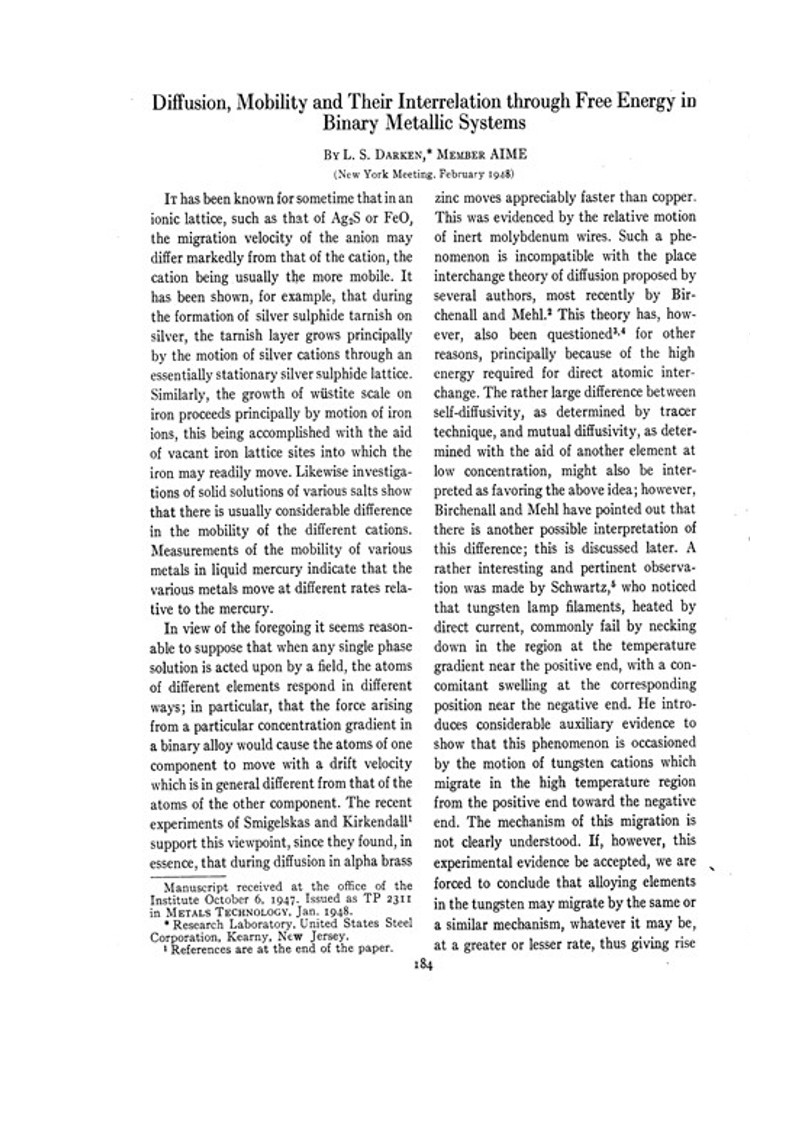
#> input picture width1.png, 794 x 1123 px
$ python image_splie_join.py
#> lines starting #> are read from the running program, lines starting #| are printed output that depends on the picture
import cv2

target_image = 'width1.png'

raw_img = cv2.imread(target_image, cv2.IMREAD_UNCHANGED)
#> raw_img is the input picture: shape (1123, 794, 3); min 0, max 255, mean 235.7
dimensions = raw_img.shape
#> dimensions = (1123, 794, 3)
height = raw_img.shape[0]
#> height = 1123
width = raw_img.shape[1]
#> width = 794

##원본이미지 crop to even pixels for divide
if height%2 == 1:
    new_height = height-1
#> new_height = 1122
else:
    new_height = height
if width%2 == 1:
    new_width = width-1
else:
    new_width = width
#> new_width = 794

if (new_height==height)&(new_width==width):
    crop_img = raw_img
else:
    crop_img = raw_img[0:new_height,0:new_width]
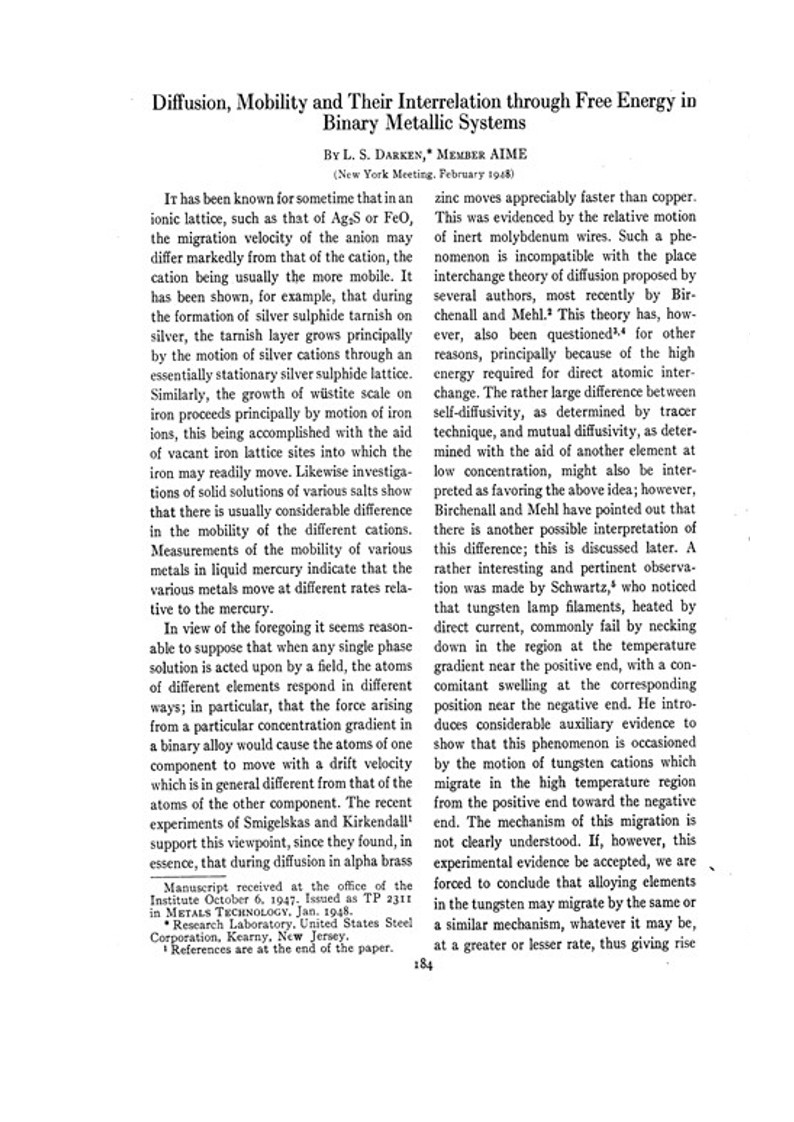
#> crop_img: shape (1122, 794, 3); min 0, max 255, mean 235.7

#cell -- 22만 pixels maximum 최대 가로 1000 할 예정 for 1000*220
#cell 정보 get
#가로
if new_width < 1000:
    cell_width = new_width
#> cell_width = 794
    num_width = 1
else:
    cell_width = new_width / 2
    num_width = 2
    if cell_width > 1000:
        cell_width = new_width / 4
        num_width = 4
        if cell_width >1000:
            cell_width = new_width / 8
            num_width = 8
            if cell_width > 1000:
                cell_width = new_width / 16
                num_width = 16
                if cell_width > 1000:
                    cell_width = new_width / 32
                    num_width = 32
print(str(cell_width) + '<--만약 이 수가 1000보다 클 경우, cuda out of memory나올것임. ')
#| 794<--만약 이 수가 1000보다 클 경우, cuda out of memory나올것임.

#세로
cell_height = 220
if new_height < cell_height:
    last_cell_height = new_height
    num_height = 1
else:
    num_height = new_height//cell_height + 1
#> num_height = 6
    last_cell_height = new_height - ((num_height-1)*cell_height)
#> last_cell_height = 22
#make integer -- not float
num_height = int(num_height)
last_cell_height = int(last_cell_height)
num_width = int(num_width)
cell_width = int(cell_width)

##divede image
for i in range(num_width):
    for j in range(num_height):
        if j != num_height-1: #높이 = 220
            globals()['crop_img_{}_{}'.format(i,j)] = raw_img[j*cell_height:(j+1)*cell_height,i*cell_width:(i+1)*cell_width]
        else:##높이 =  last_cell_height
            globals()['crop_img_{}_{}'.format(i,j)] = raw_img[j*cell_height:j*cell_height+last_cell_height,i*cell_width:(i+1)*cell_width]


##save images ---crop_img_width_height(가로_세로)
#저장 전 삭제기능 추가 필요.
for i in range(num_width):
    for j in range(num_height):
        divided_img = globals()['crop_img_{}_{}'.format(i,j)]
        cv2.imwrite('./temp_folder/crop_img_{}_{}.png'.format(i,j),divided_img)
#> this loop made 1 pass
#> pass 1, `cv2.imwrite('./temp_folder/crop_img_{}_{}.png'.format(i,j),divided_img)`:
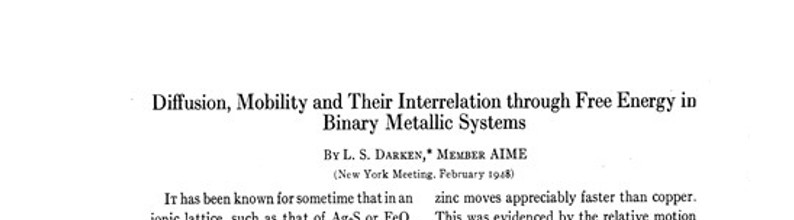
#> saved as crop_img_0_0.png: shape (220, 794, 3); min 0, max 255, mean 244.5
#> pass 1, `cv2.imwrite('./temp_folder/crop_img_{}_{}.png'.format(i,j),divided_img)`:
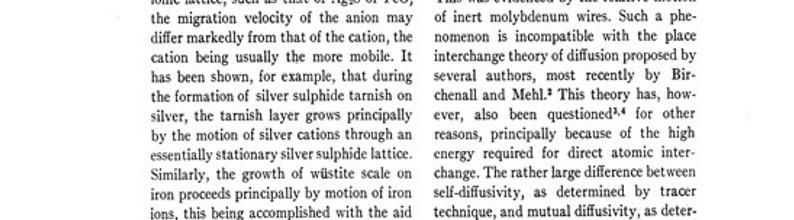
#> saved as crop_img_0_1.png: shape (220, 794, 3); min 0, max 255, mean 228.7
#> pass 1, `cv2.imwrite('./temp_folder/crop_img_{}_{}.png'.format(i,j),divided_img)`:
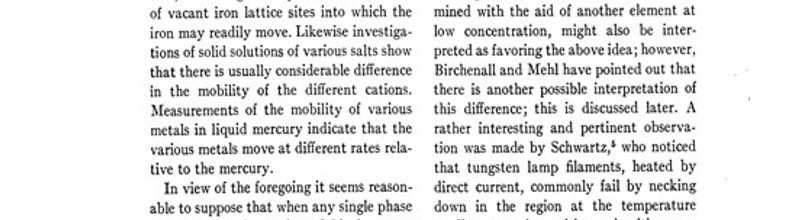
#> saved as crop_img_0_2.png: shape (220, 794, 3); min 0, max 255, mean 229.8
#> pass 1, `cv2.imwrite('./temp_folder/crop_img_{}_{}.png'.format(i,j),divided_img)`:
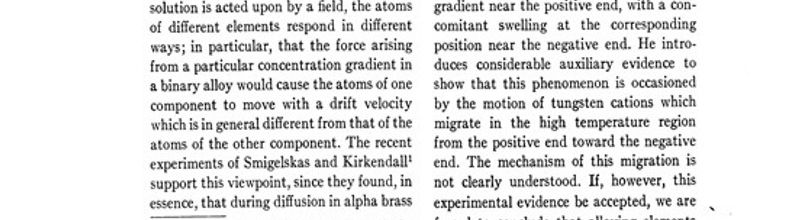
#> saved as crop_img_0_3.png: shape (220, 794, 3); min 0, max 255, mean 228.1
print('save fin')


# [34 lines of commented-out code are left out]
if (num_width==0) & (num_height==0):
    re_join_img = cv2.imread('./temp_folder/crop_img_0_0_result.png', cv2.IMREAD_UNCHANGED)
elif (num_width==0) & (num_height>0):
    for load_img in range(num_height):##새로운 이미지 불러오기
        globals()['crop_img_0_{}_result'.format(load_img)] = cv2.imread('./temp_folder/crop_img_0_{}_result.png'.format(load_img), cv2.IMREAD_UNCHANGED)
    for j in range(num_height):
        if j == 0:
            temp_merge_j = cv2.imread('./temp_folder/crop_img_0_0_result.png', cv2.IMREAD_UNCHANGED)
        else:
            temp_merge_j = cv2.vconcat([temp_merge_j, globals()['crop_img_0_{}_result'.format(j)]])
    re_join_img = temp_merge_j
elif (num_width>0) & (num_height==0):##왜인지 2픽셀이 주는데? -- 아마 33~~코드에서 2면 1픽셀 감소 4면 2픽셀 감소 8면 4픽셀감소...인듯
    for load_img in range(num_width):##새로운 이미지 불러오기
            globals()['crop_img_{}_0_result'.format(load_img)] = cv2.imread('./temp_folder/crop_img_{}_0_result.png'.format(load_img), cv2.IMREAD_UNCHANGED)
    for i in range(num_width):
        if i == 0:
            temp_merge_i = cv2.imread('./temp_folder/crop_img_0_0_result.png', cv2.IMREAD_UNCHANGED)
        else:
            temp_merge_i = cv2.hconcat([temp_merge_i, globals()['crop_img_{}_0_result'.format(i)]])
    re_join_img = temp_merge_i
else:#i>0,j>0
    #새 이미지 불러오기
    for load_img_i in range(num_width):
        for load_img_j in range(num_height):
            globals()['crop_img_{}_{}_result'.format(load_img_i,load_img_j)] = cv2.imread('./temp_folder/crop_img_{}_{}_result.png'.format(load_img_i,load_img_j), cv2.IMREAD_UNCHANGED)
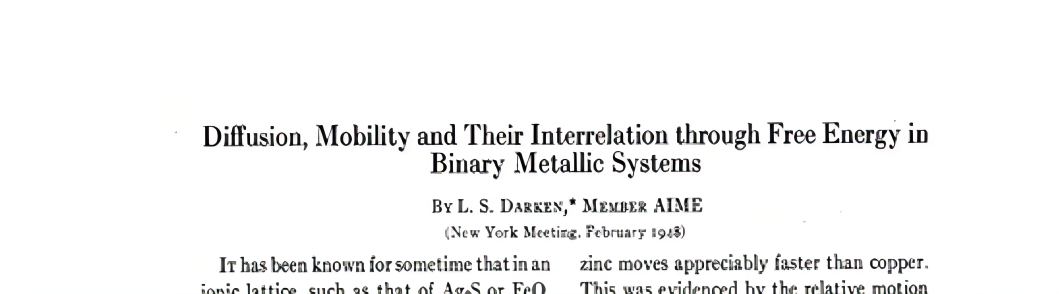
#> input picture temp_folder/crop_img_0_0_result.png, 3176 x 880 px (shown at 1/3 size)
    print('불러오기')
    for i in range(num_width):#num_width
        for j in range(num_height):
            if j == 0:
                temp_merge_j = globals()['crop_img_{}_0_result'.format(i)]
            else:
#> (the run stopped early here; a loop or call above may not have finished)
